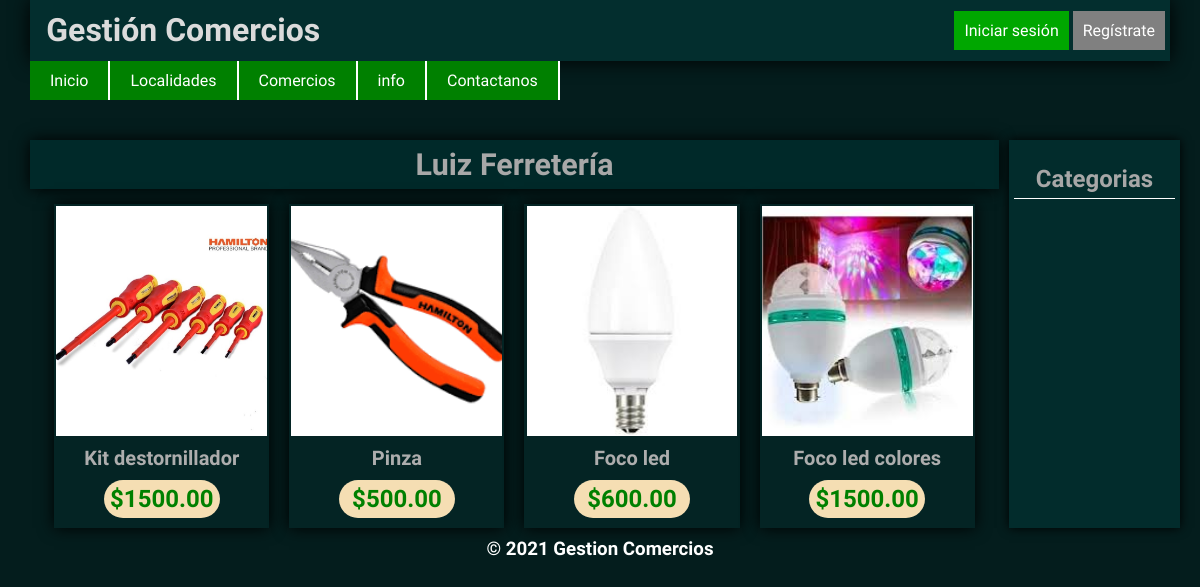
Screenshot of /seccionComercio1 with the database file from the repository.
### GestionComerciosApp/models.py (models this page shows, shortened)
class PostDeComerciosForms(models.Model):
    post_user = models.ForeignKey(User, on_delete=models.CASCADE)
    nombre_del_comercio = models.CharField(max_length=100)
    tipo_comercio = models.ForeignKey(ComercioForms, on_delete=models.CASCADE)
    descripcion = models.TextField()
    img_comercio = models.ImageField(upload_to='comercos')
    localidad = models.ForeignKey(LocalidadesForms,on_delete=models.CASCADE)

class ProductosForms(models.Model):
    comercio_pertenece = models.ForeignKey(PostDeComerciosForms, on_delete=models.CASCADE)
    nombre_producto = models.CharField(max_length=150)
    precio_producto = models.DecimalField(max_digits=6, decimal_places=2)
    img_producto = models.ImageField(upload_to='productos-comercio')

### GestionComerciosApp/views.py (the view)
# urls.py: path('seccionComercio<int:id>',seccionComercio, name='seccionComercio'),
def seccionComercio(request, id):
    if request.user.is_authenticated:
        img_perfil = ImgPerfil.objects.filter(usuario=request.user)
        comercio = PostDeComerciosForms.objects.filter(id=id)
        categoria = CategoriaProductos.objects.filter(pertenece=id)
        print(categoria)
        form = ProductosForms.objects.filter(comercio_pertenece=id)
        return render(request, 'seccion_comercios.html',{'form':form, 'comer':comercio,'img':img_perfil,'cat':categoria})
    else:
        comercio = PostDeComerciosForms.objects.filter(id=id)
        form = ProductosForms.objects.filter(comercio_pertenece=id)
        return render(request, 'seccion_comercios.html',{'form':form, 'comer':comercio})

### GestionComerciosApp/templates/seccion_comercios.html (shortened to what this page needs)
{% extends 'base.html' %}
{% load static %}
{% block section %}
<div class="contenedor-seccion-comercios">
    <section>
        <div class="contenedor-producots">
                {% for c in comer %}
                <h1>{{ c.nombre_del_comercio }}</h1>
                {% endfor %}
                <article class="articulo-productos">
                    {% for f in form %}
                    <div class="lista-productos">
                        <img src="{{ f.img_producto.url }}" alt="">
                        <h3>{{ f.nombre_producto }}</h3>
                        <h2>${{ f.precio_producto }}</h2>
                    </div>
                    {% endfor %}
                </article>
        </div>
    </section>
    <aside class="aside-comercios">
        <div class="barra-lateral">
            <h2>Categorias</h2>
        </div>
    </aside>
</div>
{% endblock %}

### GestionComerciosApp/static/estilos.css (style rules this page uses)
* { margin: 0%; padding: 0%; font-family: 'Roboto Condensed', sans-serif; }
body { background:rgb(4, 29, 29); width: 95%; margin: auto; }
article { display: grid; grid-template-columns: 1fr 1fr 1fr; gap: 20px; width: 95%; margin: auto; }
.contenedor-seccion-comercios { display: grid; grid-template-columns: 85% 15%; gap: 10px; }
.contenedor-producots > h1 { text-align: center; color: rgb(168, 168, 168); background: rgb(0, 41, 41); box-shadow: 0 0 15px black; padding: 7px; margin: 40px 0 15px; font-size: 1.9rem; }
.articulo-productos { display: grid; grid-template-columns: repeat(4,1fr) ; gap: 20px; }
.lista-productos { background: rgb(4, 36, 36); box-shadow: 0 0 15px black; padding: 1%; text-align: center; color: rgb(173, 173, 173); padding-bottom: 10px; cursor: pointer; }
.lista-productos > img { display: block; width: 100%; height: 230px; object-fit: cover; }
.lista-productos >h3 { font-size: 20px; padding: 10px 0; }
.lista-productos > h2 { display: block; color: green; background: wheat; border-radius: 20px; width: 55%; padding: 5px 0; margin: auto; font-size: 1.5em; }
.aside-comercios { background: rgb(2, 44, 44); padding: 5px; margin-top:40px; box-shadow: 0 0 10px; }
.aside-comercios > .barra-lateral { margin-top: 20px; text-align: center; }
.aside-comercios > .barra-lateral h2 { color: rgb(167, 167, 167); padding-bottom: 5px; border-bottom: 1px solid white; }

### rows the page displays
PostDeComerciosForms: nombre_del_comercio "Luiz Ferretería"
ProductosForms: img_producto (picture), nombre_producto "Kit destornillador", precio_producto "1500.00"
ProductosForms: img_producto (picture), nombre_producto "Pinza", precio_producto "500.00"
ProductosForms: img_producto (picture), nombre_producto "Foco led", precio_producto "600.00"
ProductosForms: img_producto (picture), nombre_producto "Foco led colores", precio_producto "1500.00"
